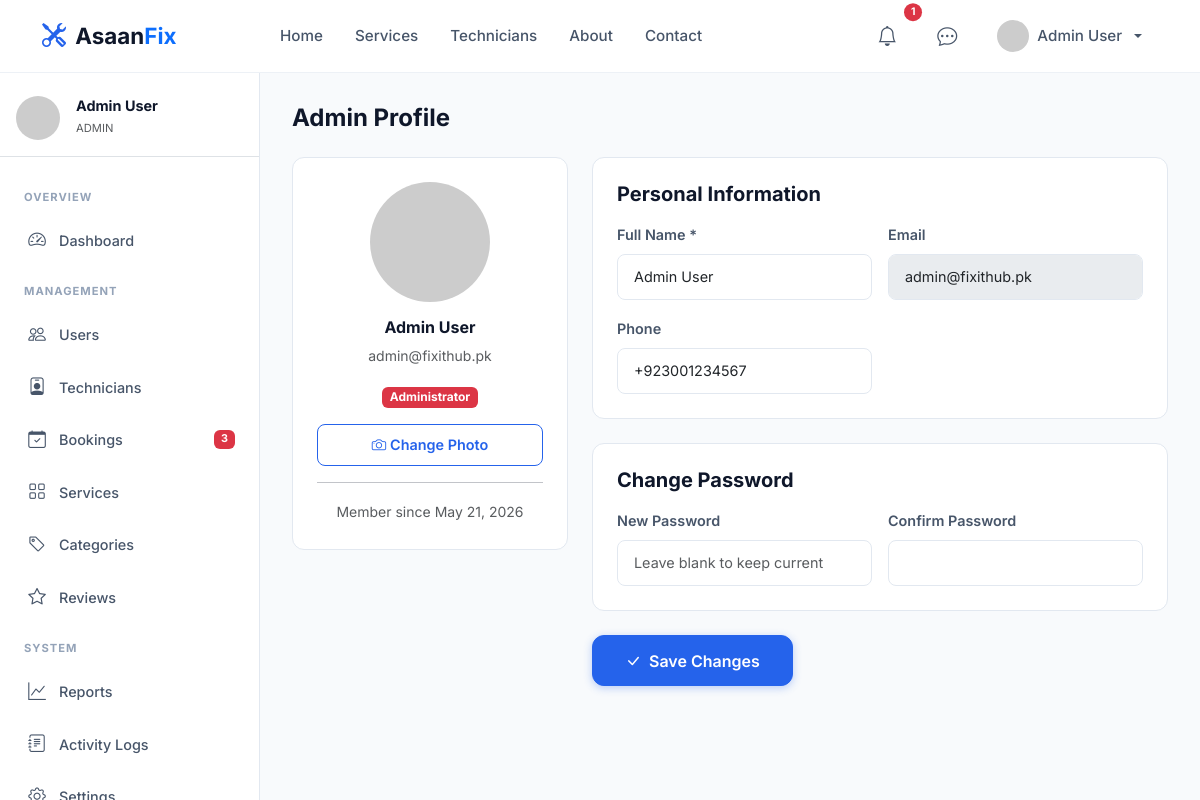
Screenshot of /admin/profile.php (signed in) with the database file from the repository.
### tables this page shows
CREATE TABLE `users` (
    `id` INT UNSIGNED AUTO_INCREMENT PRIMARY KEY,
    `name` VARCHAR(100) NOT NULL,
    `email` VARCHAR(150) NOT NULL UNIQUE,
    `phone` VARCHAR(20) DEFAULT NULL,
    `password` VARCHAR(255) NOT NULL,
    `role` ENUM('user','technician','admin') NOT NULL DEFAULT 'user',
    `avatar` VARCHAR(255) DEFAULT 'default-avatar.png',
    `address` TEXT DEFAULT NULL,
    `city` VARCHAR(100) DEFAULT NULL,
    `is_active` TINYINT(1) NOT NULL DEFAULT 1,
    `email_verified_at` DATETIME DEFAULT NULL,
    `verification_token` VARCHAR(255) DEFAULT NULL,
    `reset_token` VARCHAR(255) DEFAULT NULL,
    `reset_token_expiry` DATETIME DEFAULT NULL,
    `last_login` DATETIME DEFAULT NULL,
    `created_at` DATETIME NOT NULL DEFAULT CURRENT_TIMESTAMP,
    `updated_at` DATETIME NOT NULL DEFAULT CURRENT_TIMESTAMP ON UPDATE CURRENT_TIMESTAMP,
    INDEX `idx_users_role` (`role`),
    INDEX `idx_users_city` (`city`)
);

### config/session.php (called while the page is built, shortened)
<?php
function isLoggedIn(): bool {
    return isset($_SESSION['user_id']) && !empty($_SESSION['user_id']);
}
function getCurrentUserId(): ?int {
    return $_SESSION['user_id'] ?? null;
}

### config/database.php (called while the page is built, shortened)
<?php
function getDB(): PDO {
    static $pdo = null;
    if ($pdo === null) {
        $dsn = "mysql:host=" . DB_HOST . ";dbname=" . DB_NAME . ";charset=" . DB_CHARSET;
        $options = [
            PDO::ATTR_ERRMODE            => PDO::ERRMODE_EXCEPTION,
            PDO::ATTR_DEFAULT_FETCH_MODE => PDO::FETCH_ASSOC,
            PDO::ATTR_EMULATE_PREPARES   => false,
            PDO::MYSQL_ATTR_INIT_COMMAND => "SET NAMES utf8mb4 COLLATE utf8mb4_unicode_ci"
        ];
        try {
            $pdo = new PDO($dsn, DB_USER, DB_PASS, $options);
        } catch (PDOException $e) {
            error_log("Database Connection Error: " . $e->getMessage());
            if (env('APP_DEBUG', false)) {
                die("Database Error: " . $e->getMessage());
            }
            die("Database connection failed. Please try again later.");
        }
    }
    return $pdo;
}

### includes/functions.php (called while the page is built, shortened)
<?php
require_once __DIR__ . '/../config/database.php';
require_once __DIR__ . '/../config/session.php';
function sanitize(string $input): string {
    return htmlspecialchars(trim($input), ENT_QUOTES, 'UTF-8');
}
function getAvatarUrl(?string $avatar = null, ?string $name = null): string {
    $displayName = $name ?? $_SESSION['user_name'] ?? 'User';
    $colors = ['2563EB','7C3AED','0891B2','059669','D97706','DC2626','4F46E5','0D9488'];
    $colorIndex = abs(crc32($displayName)) % count($colors);
    $bg = $colors[$colorIndex];
    return 'https://ui-avatars.com/api/?name=' . urlencode($displayName) . '&background=' . $bg . '&color=fff&size=200&font-size=0.4&bold=true';
}
function dbQueryOne(string $sql, array $params = []): ?array {
    $stmt = getDB()->prepare($sql);
    $stmt->execute($params);
    $result = $stmt->fetch();
    return $result ?: null;
}
function formatDate(string $date): string {
    return date('M d, Y', strtotime($date));
}

### includes/auth.php (called while the page is built, shortened)
<?php
require_once __DIR__ . '/functions.php';
function getCurrentUser(): ?array {
    return dbQueryOne("SELECT * FROM users WHERE id = ? AND is_active = 1", [getCurrentUserId()]);
}

### admin/profile.php (the view, shortened to what this page needs)
<?php
require_once __DIR__ . '/../includes/auth.php';
$user = getCurrentUser();
require_once __DIR__ . '/../includes/header.php';
require_once __DIR__ . '/../includes/sidebar.php';
?>
<div class="dashboard-content">
    <h4 class="fw-bold mb-4">Admin Profile</h4>
    <form method="POST" enctype="multipart/form-data">
        <div class="row g-4">
            <div class="col-lg-4">
                <div class="card-custom p-4 text-center">
                    <img src="<?= getAvatarUrl($user['avatar'], $user['name'] ?? '') ?>" class="rounded-circle mb-3" width="120" height="120" style="object-fit:cover;">
                    <h6 class="fw-bold"><?= sanitize($user['name']) ?></h6>
                    <p class="text-muted small"><?= sanitize($user['email']) ?></p>
                    <span class="badge bg-danger mb-3">Administrator</span>
                    <label class="btn btn-outline-primary btn-sm w-100"><i class="bi bi-camera me-1"></i>Change Photo<input type="file" name="avatar" accept="image/*" class="d-none"></label>
                    <hr><small class="text-muted">Member since <?= formatDate($user['created_at']) ?></small>
                </div>
            </div>
            <div class="col-lg-8">
                <div class="card-custom p-4 mb-4">
                    <h5 class="fw-bold mb-3">Personal Information</h5>
                    <div class="row g-3">
                        <div class="col-md-6"><label class="form-label">Full Name *</label><input type="text" class="form-control" name="name" value="<?= sanitize($user['name']) ?>" required></div>
                        <div class="col-md-6"><label class="form-label">Email</label><input type="email" class="form-control" value="<?= sanitize($user['email']) ?>" disabled></div>
                        <div class="col-md-6"><label class="form-label">Phone</label><input type="tel" class="form-control" name="phone" value="<?= sanitize($user['phone'] ?? '') ?>"></div>
                    </div>
                </div>
                <div class="card-custom p-4 mb-4">
                    <h5 class="fw-bold mb-3">Change Password</h5>
                    <div class="row g-3">
                        <div class="col-md-6"><label class="form-label">New Password</label><input type="password" class="form-control" name="new_password" placeholder="Leave blank to keep current"></div>
                        <div class="col-md-6"><label class="form-label">Confirm Password</label><input type="password" class="form-control" name="confirm_password"></div>
                    </div>
                </div>
                <button type="submit" class="btn btn-primary btn-lg"><i class="bi bi-check-lg me-2"></i>Save Changes</button>
            </div>
        </div>
    </form>
</div>
<?php require_once __DIR__ . '/../includes/footer.php'; ?>

### assets/css/style.css (style rules this page uses)
:root { --primary: #2563EB; --primary-dark: #1D4ED8; --primary-light: #3B82F6; --primary-rgb: 37, 99, 235; --secondary: #0F172A; --accent: #F59E0B; --accent-light: #FBBF24; --success: #10B981; --danger: #EF4444; --warning: #F59E0B; --info: #06B6D4; --surface: #F8FAFC; --surface-2: #F1F5F9; --card: #FFFFFF; --border: #E2E8F0; --text: #0F172A; --text-secondary: #475569; --text-muted: #94A3B8; --shadow-sm: 0 1px 3px rgba(0,0,0,0.06); --shadow: 0 4px 16px rgba(0,0,0,0.08); --shadow-lg: 0 10px 40px rgba(0,0,0,0.12); --shadow-primary: 0 8px 30px rgba(37,99,235,0.25); --radius-sm: 8px; --radius: 12px; --radius-lg: 16px; --radius-xl: 24px; --transition: all 0.3s cubic-bezier(0.4, 0, 0.2, 1); --font: 'Inter', -apple-system, BlinkMacSystemFont, sans-serif; }
* { box-sizing: border-box; }
body { font-family: var(--font); color: var(--text); background: var(--surface); line-height: 1.6; -webkit-font-smoothing: antialiased; overflow-x: hidden; }
h1,h2,h3,h4,h5,h6 { font-weight: 700; line-height: 1.2; color: var(--secondary); }
img { max-width: 100%; height: auto; }
.btn { font-weight: 600; border-radius: var(--radius-sm); padding: 0.6rem 1.5rem; transition: var(--transition); font-size: 0.9rem; }
.btn-primary { background: var(--primary); border-color: var(--primary); box-shadow: 0 2px 8px rgba(var(--primary-rgb),0.3); }
.btn-outline-primary { color: var(--primary); border-color: var(--primary); }
.btn-lg { padding: 0.8rem 2rem; font-size: 1rem; border-radius: var(--radius); }
.card-custom { background: var(--card); border: 1px solid var(--border); border-radius: var(--radius); transition: var(--transition); overflow: hidden; }
.form-control, .form-select { border: 1px solid var(--border); border-radius: var(--radius-sm); padding: 0.7rem 1rem; font-size: 0.9rem; transition: var(--transition); }
.form-label { font-weight: 600; font-size: 0.9rem; color: var(--text-secondary); }
.dashboard-content { margin-left: 260px; padding: 2rem; min-height: calc(100vh - 72px); }

### rows the page displays
users: name "Admin User", email "admin@fixithub.pk", created_at "May 21, 2026", phone "+923001234567"

### other values shown
$notifCount "1"
$_SESSION['user_name'] "Admin User"
getCurrentUserRole() "ADMIN"
$section "OVERVIEW"
$item['label'] "Dashboard"
$section "MANAGEMENT"
$item['label'] "Users"
$item['label'] "Technicians"
$item['label'] "Bookings"
$item['badge'] "3"
$item['label'] "Services"
$item['label'] "Categories"
$item['label'] "Reviews"
$section "SYSTEM"
$item['label'] "Reports"
